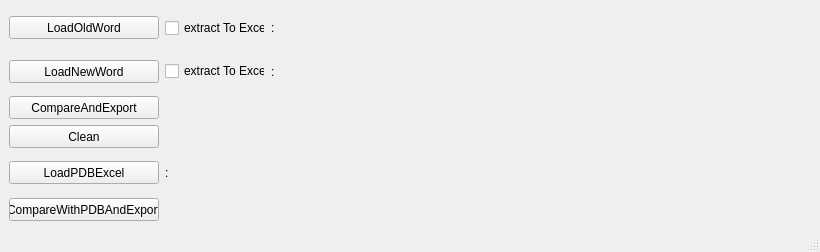
<?xml version="1.0" encoding="UTF-8"?>
<ui version="4.0">
 <class>ConverterWindow</class>
 <widget class="QMainWindow" name="ConverterWindow">
  <property name="geometry">
   <rect>
    <x>0</x>
    <y>0</y>
    <width>820</width>
    <height>252</height>
   </rect>
  </property>
  <property name="windowTitle">
   <string>VelesStroyApp</string>
  </property>
  <widget class="QWidget" name="centralwidget">
   <layout class="QHBoxLayout" name="horizontalLayout_4">
    <item>
     <layout class="QVBoxLayout" name="verticalLayout">
      <item>
       <layout class="QHBoxLayout" name="horizontalLayout">
        <item>
         <widget class="QPushButton" name="pbLoadOldWord">
          <property name="minimumSize">
           <size>
            <width>150</width>
            <height>23</height>
           </size>
          </property>
          <property name="maximumSize">
           <size>
            <width>150</width>
            <height>23</height>
           </size>
          </property>
          <property name="text">
           <string>LoadOldWord</string>
          </property>
         </widget>
        </item>
        <item>
         <widget class="QCheckBox" name="chbxExportOld2Excel">
          <property name="maximumSize">
           <size>
            <width>100</width>
            <height>16777215</height>
           </size>
          </property>
          <property name="text">
           <string>extract To Excel</string>
          </property>
         </widget>
        </item>
        <item>
         <widget class="QLabel" name="lblOldWord">
          <property name="text">
           <string>:</string>
          </property>
         </widget>
        </item>
       </layout>
      </item>
      <item>
       <layout class="QHBoxLayout" name="horizontalLayout_2">
        <item>
         <widget class="QPushButton" name="pbLoadNewWord">
          <property name="minimumSize">
           <size>
            <width>150</width>
            <height>23</height>
           </size>
          </property>
          <property name="maximumSize">
           <size>
            <width>150</width>
            <height>23</height>
           </size>
          </property>
          <property name="text">
           <string>LoadNewWord</string>
          </property>
         </widget>
        </item>
        <item>
         <widget class="QCheckBox" name="chbxExportNew2Excel">
          <property name="maximumSize">
           <size>
            <width>100</width>
            <height>16777215</height>
           </size>
          </property>
          <property name="text">
           <string>extract To Excel</string>
          </property>
         </widget>
        </item>
        <item>
         <widget class="QLabel" name="lblNewWord">
          <property name="text">
           <string>:</string>
          </property>
         </widget>
        </item>
       </layout>
      </item>
      <item>
       <widget class="QPushButton" name="pbCompareAndExport">
        <property name="minimumSize">
         <size>
          <width>150</width>
          <height>23</height>
         </size>
        </property>
        <property name="maximumSize">
         <size>
          <width>150</width>
          <height>23</height>
         </size>
        </property>
        <property name="text">
         <string>CompareAndExport</string>
        </property>
       </widget>
      </item>
      <item>
       <widget class="QPushButton" name="pbClean">
        <property name="minimumSize">
         <size>
          <width>150</width>
          <height>23</height>
         </size>
        </property>
        <property name="maximumSize">
         <size>
          <width>150</width>
          <height>23</height>
         </size>
        </property>
        <property name="text">
         <string>Clean</string>
        </property>
       </widget>
      </item>
      <item>
       <layout class="QHBoxLayout" name="horizontalLayout_3">
        <item>
         <widget class="QPushButton" name="pbLoadPDBExcel">
          <property name="minimumSize">
           <size>
            <width>150</width>
            <height>23</height>
           </size>
          </property>
          <property name="maximumSize">
           <size>
            <width>150</width>
            <height>23</height>
           </size>
          </property>
          <property name="text">
           <string>LoadPDBExcel</string>
          </property>
         </widget>
        </item>
        <item>
         <widget class="QLabel" name="lblPDBExcel">
          <property name="text">
           <string>:</string>
          </property>
         </widget>
        </item>
       </layout>
      </item>
      <item>
       <widget class="QPushButton" name="pbCompareWithPDBAndExport">
        <property name="minimumSize">
         <size>
          <width>150</width>
          <height>23</height>
         </size>
        </property>
        <property name="maximumSize">
         <size>
          <width>150</width>
          <height>23</height>
         </size>
        </property>
        <property name="text">
         <string>CompareWithPDBAndExport</string>
        </property>
       </widget>
      </item>
     </layout>
    </item>
    <item>
     <spacer name="horizontalSpacer">
      <property name="orientation">
       <enum>Qt::Horizontal</enum>
      </property>
      <property name="sizeHint" stdset="0">
       <size>
        <width>40</width>
        <height>20</height>
       </size>
      </property>
     </spacer>
    </item>
   </layout>
  </widget>
  <widget class="QMenuBar" name="menubar">
   <property name="geometry">
    <rect>
     <x>0</x>
     <y>0</y>
     <width>820</width>
     <height>21</height>
    </rect>
   </property>
  </widget>
  <widget class="QStatusBar" name="statusbar"/>
 </widget>
 <resources/>
 <connections/>
</ui>
